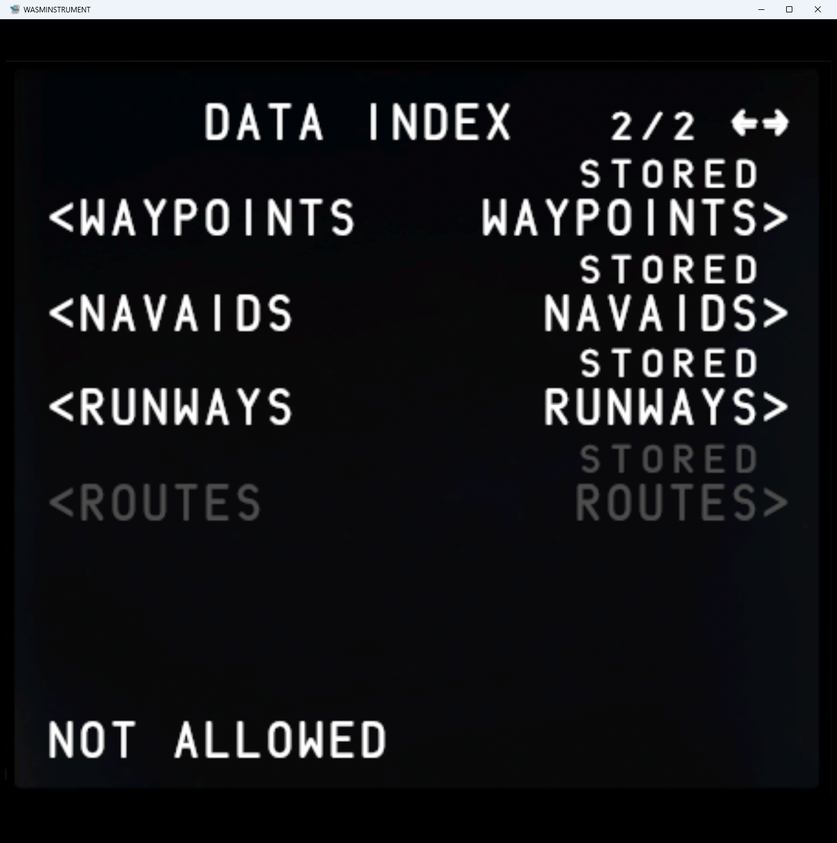
#> input picture tests/MSFSBlindAssist.Tests/Fixtures/A321Cdu/t_data2.png, 837 x 843 px, shrunk from 1350 x 1360 before the run
$ python seg.py ../../tests/MSFSBlindAssist.Tests/Fixtures/A321Cdu/t_data2.png
#> lines starting #> are read from the running program, lines starting #| are printed output that depends on the picture
"""Glyph segmentation for the A321LR MCDU pop-out (forked from tools/a330-cdu-ocr; grid measured 2026-10-16 in a 1350x1360 window): rows are on a fixed vertical grid, but text can be
placed off the 24-column grid horizontally (centred titles), so glyphs are found by ink runs."""
import numpy as np
from PIL import Image

TITLE_H = 31
ROWS = 14
BASE_Y0, BASE_PY, BASE_PX = 54.8, 25.53, 16.77
Y0, PITCH_Y, PITCH_X = BASE_Y0, BASE_PY, BASE_PX
THR = 40   # like the A330, the A321 draws unavailable options in GREY (peak 77, background ~15)
SCALE = 1.0


def load(path):
    global Y0, PITCH_Y, PITCH_X, SCALE
    im = np.asarray(Image.open(path).convert("RGB")).astype(float)
    SCALE = im.shape[1] / 450.0
#> SCALE = 1.86
    Y0, PITCH_Y, PITCH_X = BASE_Y0 * SCALE, BASE_PY * SCALE, BASE_PX * SCALE
#> Y0 = 101.9; PITCH_Y = 47.49; PITCH_X = 31.19
    im = im[TITLE_H:]
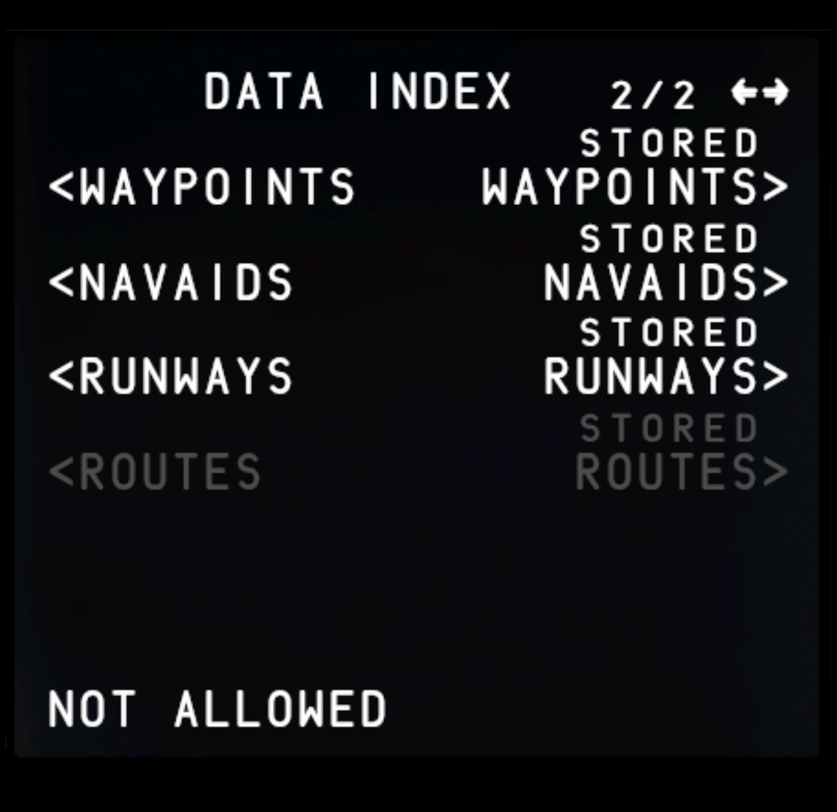
#> im: shape (812, 837, 3) float64; mean R, G, B 19.5, 19.9, 22
    return im, im.max(axis=2)


def runs(mask1d):
    out, s = [], None
    for i, v in enumerate(mask1d):
        if v and s is None:
            s = i
        elif not v and s is not None:
            out.append((s, i - 1)); s = None
    if s is not None:
        out.append((s, len(mask1d) - 1))
    return out


def glyphs(im, lum):
    """Yield per row: list of glyph dicts (x0,x1,y0,y1 absolute in cropped image, crop lum, rgb)."""
    rows = [[] for _ in range(ROWS)]
    # text lines come from the image's own row projection, then snap to the nearest grid row
    lines = []
    for a, b in runs((lum > THR).any(axis=1)):
        if b - a + 1 < 2:
            continue
        lines.append((a, b))
    for a, b in lines:
        r = int(round(((a + b) / 2 - Y0) / PITCH_Y))
        if not 0 <= r < ROWS:
            continue
        y0, y1 = a, b + 1
        band = lum[y0:y1]
        on = band > THR
        segs = runs(on.any(axis=0))
        out = []
        for a, b in segs:
            w = b - a + 1
            # split over-wide runs (touching glyphs) by pitch
            n = max(1, int(round(w / PITCH_X))) if w > PITCH_X * 1.35 else 1
            for k in range(n):
                xa = a + int(round(k * w / n)); xb = a + int(round((k + 1) * w / n)) - 1
                sub = on[:, xa:xb + 1]
                ys = np.nonzero(sub.any(axis=1))[0]
                if len(ys) == 0:
                    continue
                ga, gb = y0 + ys[0], y0 + ys[-1]
                crop = lum[ga:gb + 1, xa:xb + 1]
                m = crop > THR
                rgb = tuple(float(im[ga:gb + 1, xa:xb + 1, c][m].mean()) for c in range(3))
                out.append({"x0": xa, "x1": xb, "y0": ga, "y1": gb, "crop": crop, "rgb": rgb,
                            "line_y0": y0, "line_y1": y1 - 1})
        rows[r].extend(out)
    for r in range(ROWS):
        rows[r].sort(key=lambda g: g["x0"])
    return rows


def layout(row_glyphs):
    """Map glyph centres to column indices so spaces can be inserted. Phase from the glyphs themselves."""
    if not row_glyphs:
        return []
    cx = np.array([(g["x0"] + g["x1"]) / 2 for g in row_glyphs])
    ph = np.angle(np.mean(np.exp(2j * np.pi * cx / PITCH_X))) / (2 * np.pi) * PITCH_X
    return [int(round((x - ph) / PITCH_X)) for x in cx]


if __name__ == "__main__":
    import sys
    im, lum = load(sys.argv[1])
    for r, gs in enumerate(glyphs(im, lum)):
#> in glyphs, `rows = [[] for _ in range(ROWS)]`: rows = [[], [], [], [], [], [], [], [], [], [], [], [], [], []]
        cols = layout(gs)
        print(r, len(gs), cols[:30])
#> this loop made 14 passes
#| 0 14 [7, 8, 9, 10, 12, 13, 14, 15, 16, 20, 21, 22, 24, 25]
#| 1 6 [19, 20, 21, 22, 23, 24]
#| 2 20 [2, 3, 4, 5, 6, 7, 8, 9, 10, 11, 16, 17, 18, 19, 20, 21, 22, 23, 24, 25]
#| 3 6 [19, 20, 21, 22, 23, 24]
#| 4 16 [2, 3, 4, 5, 6, 7, 8, 9, 18, 19, 20, 21, 22, 23, 24, 25]
#| 5 6 [19, 20, 21, 22, 23, 24]
#| 6 16 [2, 3, 4, 5, 6, 7, 8, 9, 18, 19, 20, 21, 22, 23, 24, 25]
#| 7 6 [19, 20, 21, 22, 23, 24]
#> (further printed lines are left out)

$ run again, on tests/MSFSBlindAssist.Tests/Fixtures/A321Cdu/t_prog.png
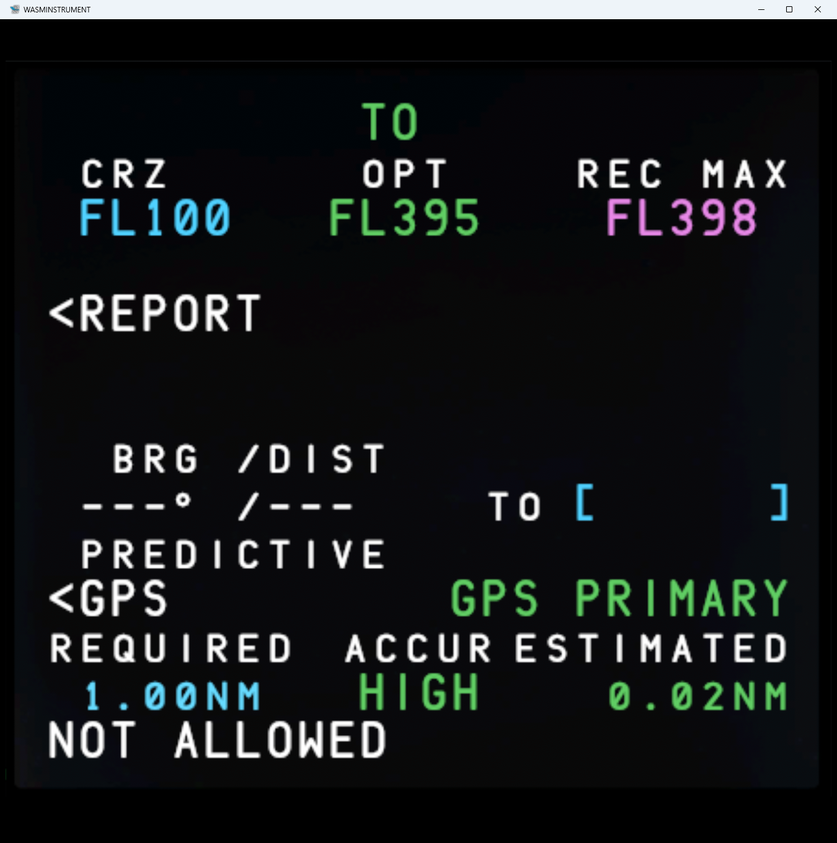
#> input picture tests/MSFSBlindAssist.Tests/Fixtures/A321Cdu/t_prog.png, 837 x 843 px, shrunk from 1350 x 1360 before the run
#> in load, `im = im[TITLE_H:]`:
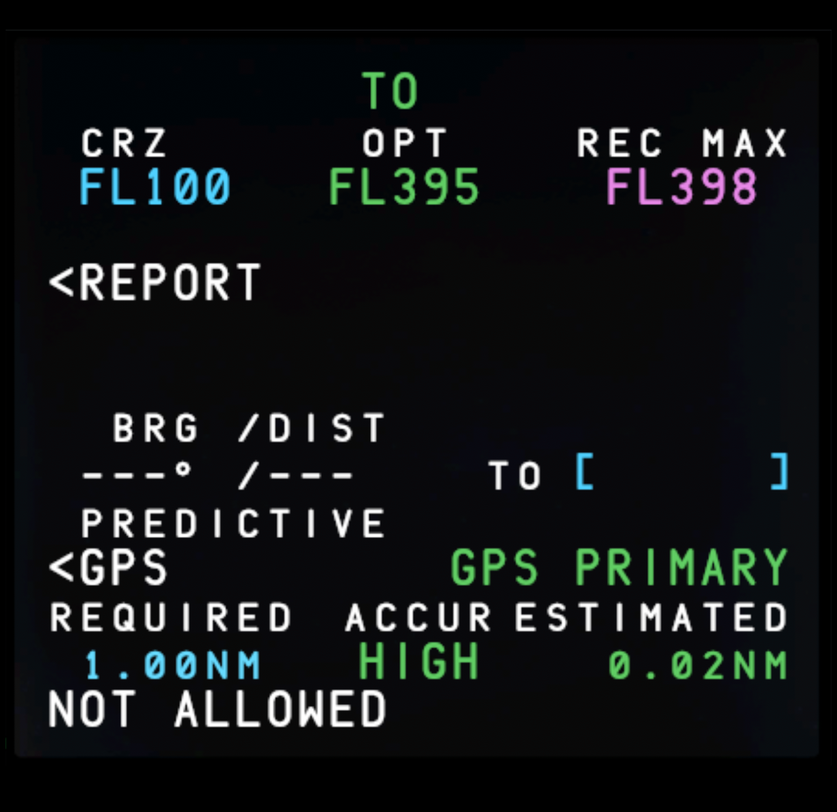
#> im: shape (812, 837, 3) float64; mean R, G, B 17.4, 20, 21
#> `im, lum = load(sys.argv[1])`:
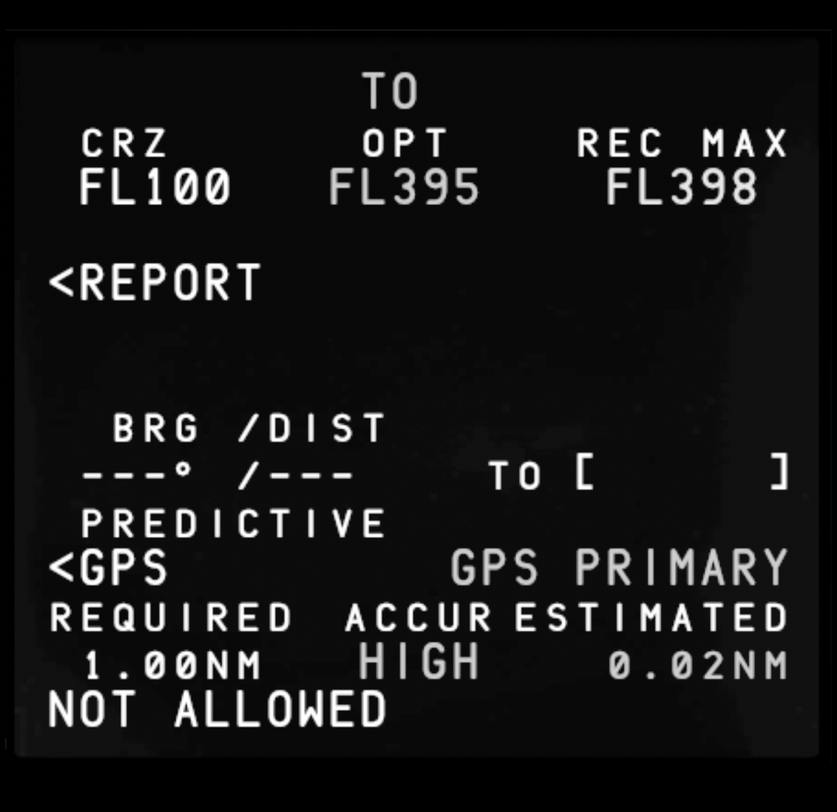
#> lum: shape (812, 837) float64; min 0, max 255, mean 22.7
#> rows = [[], [], [], [], [], [], [], [], [], [], [], [], [], []]
#> the loop `for r, gs in enumerate(glyphs(im, lum)):` made 14 passes
#> (cx in layout, ph in layout, cols) on passes 1, 5, 8, 10: ([373, 404], -1.4, [12, 13]), ([61, 92, 123, 154.5, 186, 217, 248], -1.46, [2, 3, 4, 5, 6, 7, 8]), ([123, 154.5, 186, 248, 279.5, 310.5, 342, 373], -1.37, [4, 5, 6, 8, 9, 10, 11, 12]), ([92, 123, 154.5, 186, 217, 248, 279.5, 310.5, 342, 373], -1.39, [3, 4, 5, 6, 7, 8, 9, 10, 11, 12])
#> (printed output is left out)
